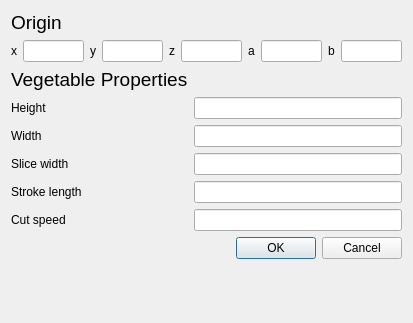
<?xml version="1.0" encoding="UTF-8"?>
<ui version="4.0">
 <class>VegetableCutLayout</class>
 <widget class="QDialog" name="VegetableCutLayout">
  <property name="geometry">
   <rect>
    <x>0</x>
    <y>0</y>
    <width>413</width>
    <height>323</height>
   </rect>
  </property>
  <property name="windowTitle">
   <string>Vegetable Cutting</string>
  </property>
  <layout class="QFormLayout" name="formLayout">
   <item row="0" column="0" colspan="2">
    <widget class="QLabel" name="label">
     <property name="font">
      <font>
       <pointsize>14</pointsize>
      </font>
     </property>
     <property name="text">
      <string>Origin</string>
     </property>
    </widget>
   </item>
   <item row="11" column="1">
    <widget class="QDialogButtonBox" name="buttonBox">
     <property name="orientation">
      <enum>Qt::Horizontal</enum>
     </property>
     <property name="standardButtons">
      <set>QDialogButtonBox::Cancel|QDialogButtonBox::Ok</set>
     </property>
    </widget>
   </item>
   <item row="4" column="1">
    <widget class="QLineEdit" name="vegetable_height"/>
   </item>
   <item row="2" column="0">
    <widget class="QLabel" name="label_2">
     <property name="font">
      <font>
       <pointsize>14</pointsize>
      </font>
     </property>
     <property name="text">
      <string>Vegetable Properties</string>
     </property>
    </widget>
   </item>
   <item row="4" column="0">
    <widget class="QLabel" name="label_3">
     <property name="text">
      <string>Height</string>
     </property>
    </widget>
   </item>
   <item row="5" column="1">
    <widget class="QLineEdit" name="vegetable_width"/>
   </item>
   <item row="6" column="1">
    <widget class="QLineEdit" name="slice_width"/>
   </item>
   <item row="5" column="0">
    <widget class="QLabel" name="label_4">
     <property name="text">
      <string>Width</string>
     </property>
    </widget>
   </item>
   <item row="6" column="0">
    <widget class="QLabel" name="label_5">
     <property name="text">
      <string>Slice width</string>
     </property>
    </widget>
   </item>
   <item row="7" column="1">
    <widget class="QLineEdit" name="stroke_length"/>
   </item>
   <item row="7" column="0">
    <widget class="QLabel" name="label_6">
     <property name="text">
      <string>Stroke length</string>
     </property>
    </widget>
   </item>
   <item row="1" column="0" colspan="2">
    <layout class="QHBoxLayout" name="horizontalLayout">
     <item>
      <widget class="QLabel" name="label_7">
       <property name="text">
        <string>x</string>
       </property>
      </widget>
     </item>
     <item>
      <widget class="QLineEdit" name="origin_x"/>
     </item>
     <item>
      <widget class="QLabel" name="label_8">
       <property name="text">
        <string>y</string>
       </property>
      </widget>
     </item>
     <item>
      <widget class="QLineEdit" name="origin_y"/>
     </item>
     <item>
      <widget class="QLabel" name="label_9">
       <property name="text">
        <string>z</string>
       </property>
      </widget>
     </item>
     <item>
      <widget class="QLineEdit" name="origin_z"/>
     </item>
     <item>
      <widget class="QLabel" name="label_10">
       <property name="text">
        <string>a</string>
       </property>
      </widget>
     </item>
     <item>
      <widget class="QLineEdit" name="origin_a"/>
     </item>
     <item>
      <widget class="QLabel" name="label_11">
       <property name="text">
        <string>b</string>
       </property>
      </widget>
     </item>
     <item>
      <widget class="QLineEdit" name="origin_b"/>
     </item>
    </layout>
   </item>
   <item row="8" column="1">
    <widget class="QLineEdit" name="cut_speed"/>
   </item>
   <item row="8" column="0">
    <widget class="QLabel" name="label_12">
     <property name="text">
      <string>Cut speed</string>
     </property>
    </widget>
   </item>
  </layout>
 </widget>
 <resources/>
 <connections>
  <connection>
   <sender>buttonBox</sender>
   <signal>accepted()</signal>
   <receiver>VegetableCutLayout</receiver>
   <slot>accept()</slot>
   <hints>
    <hint type="sourcelabel">
     <x>248</x>
     <y>254</y>
    </hint>
    <hint type="destinationlabel">
     <x>157</x>
     <y>274</y>
    </hint>
   </hints>
  </connection>
  <connection>
   <sender>buttonBox</sender>
   <signal>rejected()</signal>
   <receiver>VegetableCutLayout</receiver>
   <slot>reject()</slot>
   <hints>
    <hint type="sourcelabel">
     <x>316</x>
     <y>260</y>
    </hint>
    <hint type="destinationlabel">
     <x>286</x>
     <y>274</y>
    </hint>
   </hints>
  </connection>
 </connections>
</ui>
